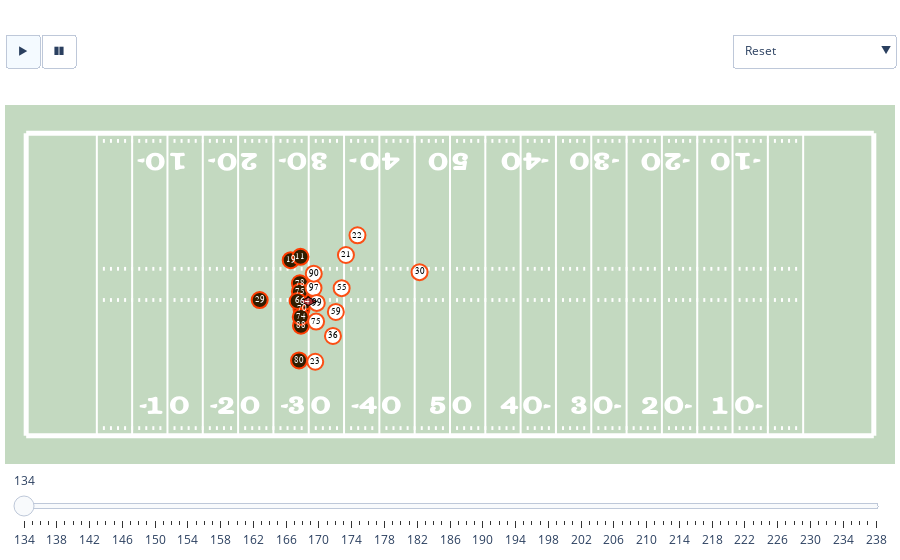

Notebook code cell kept with this figure:
### Markdown cell above
In addition to standard play/pause/reset controls, `ptplot` also automatically generates a slider that gives you fine-grained control over the animation.

Also, if you have a dataset tagged with events, you can pass that information to have `ptplot` render a dropdown menu that will move the animation directly to a given event.

### Code cell
fig = plotting.animate_positions(
    player_tracking_data, "x", "y", "frame",
    uniform_number="jerseyNumber",
    home_away_identifier="homeTeamFlag",
    hover_text="displayName",
    ball_identifier="is_ball",
    team_abbreviations="teamAbbr",
    events_of_interest="event"
)
fig.show()
